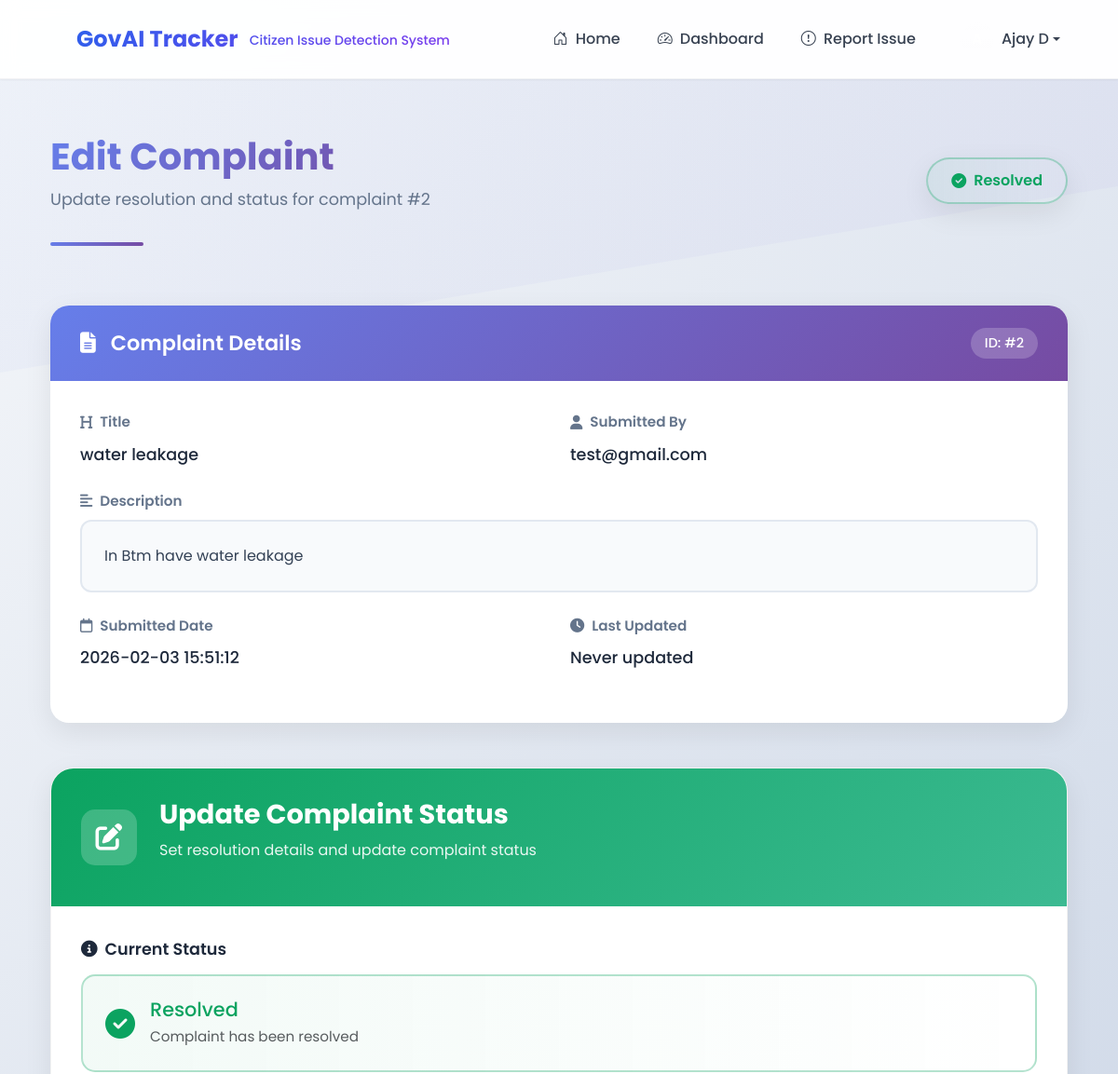
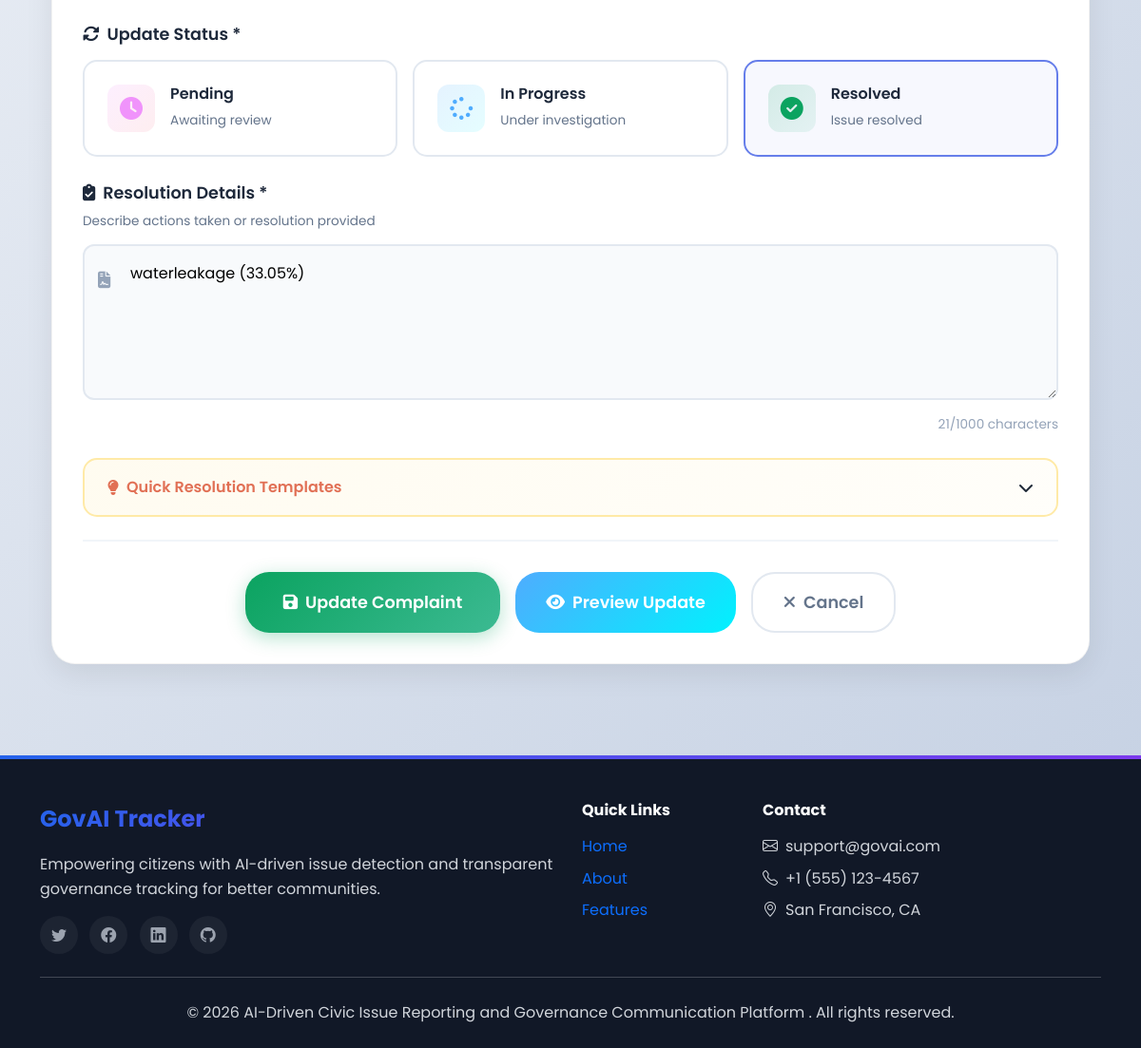
/admin/complaint/edit/2 (signed in), run on the app's committed database (2 pictures, top to bottom).
### tables this page shows
CREATE TABLE complients (
                id INTEGER PRIMARY KEY AUTOINCREMENT,
                title TEXT NOT NULL,
                description TEXT,
                image_path TEXT,
                result TEXT,
                user_email TEXT,
                status TEXT DEFAULT 'pending',
                created_at TIMESTAMP DEFAULT CURRENT_TIMESTAMP
            );

### app.py (the view, shortened to what this page needs)
@app.route('/admin/complaint/edit/<int:complaint_id>', methods=['GET', 'POST'])
def admin_complaint_edit(complaint_id):
    if 'email' not in session or session.get('role') != 'admin':
        flash('Access denied.', 'danger')
        return redirect(url_for('login'))
    conn = get_db_connection()
    complaint = conn.execute("SELECT * FROM complients WHERE id = ?", (complaint_id,)).fetchone()
    if not complaint:
        conn.close()
        flash('Complaint not found.', 'danger')
        return redirect(url_for('admin_complaints'))
    conn.close()
    return render_template('admin_complaint_edit.html', complaint=complaint, title="Edit Complaint")

### app.py (called while the page is built)
def get_db_connection():
    conn = sqlite3.connect(app.config['DATABASE'])
    conn.row_factory = sqlite3.Row
    return conn

@app.context_processor
def inject_current_year():
    return {'current_year': datetime.now().year}

### templates/admin_complaint_edit.html (shortened to what this page needs)
{% extends "base.html" %}
{% block content %}
<link rel="stylesheet" href="https://cdnjs.cloudflare.com/ajax/libs/font-awesome/6.4.0/css/all.min.css">
<div class="container py-5">
  <div class="dashboard-header mb-5">
    <div class="d-flex justify-content-between align-items-center">
      <div>
        <h1 class="dashboard-title fw-bold">Edit Complaint</h1>
        <p class="dashboard-subtitle">Update resolution and status for complaint #{{ complaint.id }}</p>
      </div>
      <div>
        <span class="complaint-status-indicator status-{{ complaint.status }}">
          <i class="fas
            {% if complaint.status == 'pending' %}fa-clock
            {% elif complaint.status == 'in_progress' %}fa-spinner
            {% else %}fa-check-circle{% endif %}
            me-2"></i>
          {{ complaint.status|replace('_', ' ')|title }}
        </span>
      </div>
    </div>
    <div class="header-border"></div>
  </div>
  <div class="row mb-5">
    <div class="col-lg-12">
      <div class="complaint-summary-card">
        <div class="summary-header">
          <div class="d-flex align-items-center justify-content-between">
            <h3><i class="fas fa-file-alt me-3"></i>Complaint Details</h3>
            <span class="complaint-id">ID: #{{ complaint.id }}</span>
          </div>
        </div>
        <div class="summary-body">
          <div class="row">
            <div class="col-md-6">
              <div class="summary-item">
                <label><i class="fas fa-heading me-2"></i>Title</label>
                <p class="summary-value">{{ complaint.title }}</p>
              </div>
            </div>
            <div class="col-md-6">
              <div class="summary-item">
                <label><i class="fas fa-user me-2"></i>Submitted By</label>
                <p class="summary-value">{{ complaint.user_email }}</p>
              </div>
            </div>
          </div>
          <div class="summary-item">
            <label><i class="fas fa-align-left me-2"></i>Description</label>
            <div class="description-box">
              {{ complaint.description }}
            </div>
          </div>
          <div class="row">
            <div class="col-md-6">
              <div class="summary-item">
                <label><i class="far fa-calendar me-2"></i>Submitted Date</label>
                <p class="summary-value">
                  {% if complaint.created_at is string %}
                    {{ complaint.created_at }}
                  {% else %}
                    {{ complaint.created_at.strftime('%B %d, %Y at %I:%M %p') }}
                  {% endif %}
                </p>
              </div>
            </div>
            <div class="col-md-6">
              <div class="summary-item">
                <label><i class="fas fa-clock me-2"></i>Last Updated</label>
                <p class="summary-value">
                  {% if complaint.updated_at %}
                    {% if complaint.updated_at is string %}
                      {{ complaint.updated_at }}
                    {% else %}
                      {{ complaint.updated_at.strftime('%B %d, %Y at %I:%M %p') }}
                    {% endif %}
                  {% else %}
                    Never updated
                  {% endif %}
                </p>
              </div>
            </div>
          </div>
        </div>
      </div>
    </div>
    </div>
  <div class="row">
    <div class="col-lg-12">
      <div class="premium-form-card">
        <div class="form-card-header">
          <div class="d-flex align-items-center">
            <div class="form-icon">
              <i class="fas fa-edit"></i>
            </div>
            <div>
              <h3 class="form-title">Update Complaint Status</h3>
              <p class="form-subtitle">Set resolution details and update complaint status</p>
            </div>
          </div>
        </div>
        <div class="form-card-body">
          <form method="POST" id="editComplaintForm">
            <div class="mb-4">
              <label class="form-label-premium">
                <i class="fas fa-info-circle me-2"></i>Current Status
              </label>
              <div class="current-status-display status-{{ complaint.status }}">
                <div class="status-content">
                  <i class="fas
                    {% if complaint.status == 'pending' %}fa-clock
                    {% elif complaint.status == 'in_progress' %}fa-spinner
                    {% else %}fa-check-circle{% endif %}
                    me-3"></i>
                  <div>
                    <h5 class="mb-1">{{ complaint.status|replace('_', ' ')|title }}</h5>
                    <p class="mb-0 text-muted">
                      {% if complaint.status == 'pending' %}
                        Complaint is awaiting review
                      {% elif complaint.status == 'in_progress' %}
                        Complaint is currently being processed
                      {% else %}
                        Complaint has been resolved
                      {% endif %}
                    </p>
                  </div>
                </div>
              </div>
            </div>
            <div class="form-group-premium mb-4">
              <label class="form-label-premium">
                <i class="fas fa-sync-alt me-2"></i>Update Status *
              </label>
              <div class="status-selector">
                <div class="status-options">
                  <label class="status-option {% if complaint.status == 'pending' %}active{% endif %}"
                         onclick="selectStatus('pending')">
                    <div class="option-content">
                      <div class="option-icon">
                        <i class="fas fa-clock"></i>
                      </div>
                      <div>
                        <h6>Pending</h6>
                        <small>Awaiting review</small>
                      </div>
                    </div>
                  </label>
                  <label class="status-option {% if complaint.status == 'in_progress' %}active{% endif %}"
                         onclick="selectStatus('in_progress')">
                    <div class="option-content">
                      <div class="option-icon">
                        <i class="fas fa-spinner"></i>
                      </div>
                      <div>
                        <h6>In Progress</h6>
                        <small>Under investigation</small>
                      </div>
                    </div>
                  </label>
                  <label class="status-option {% if complaint.status == 'resolved' %}active{% endif %}"
                         onclick="selectStatus('resolved')">
                    <div class="option-content">
                      <div class="option-icon">
                        <i class="fas fa-check-circle"></i>
                      </div>
                      <div>
                        <h6>Resolved</h6>
                        <small>Issue resolved</small>
                      </div>
                    </div>
                  </label>
                </div>
              </div>
            </div>
            <div class="form-group-premium mb-4">
              <label class="form-label-premium">
                <i class="fas fa-clipboard-check me-2"></i>Resolution Details *
                <span class="form-hint">Describe actions taken or resolution provided</span>
              </label>
              <div class="input-group-premium">
                <textarea name="result"
                          id="resultInput"
                          class="form-control-premium"
                          rows="5"
                          placeholder="Enter detailed resolution information..."
                          required>{{ complaint.result or '' }}</textarea>
                <div class="input-icon textarea-icon">
                  <i class="fas fa-file-contract"></i>
                </div>
              </div>
              <div class="char-counter">
                <span id="resultCharCount">{{ (complaint.result or '')|length }}</span>/1000 characters
              </div>
            </div>
            <div class="templates-card mb-4">
              <div class="templates-header" onclick="toggleTemplates()">
                <h6><i class="fas fa-lightbulb me-2"></i>Quick Resolution Templates</h6>
                <i class="fas fa-chevron-down" id="templateIcon"></i>
              </div>
            </div>
            <div class="form-actions">
              <button type="submit" class="btn-submit-premium">
                <i class="fas fa-save me-2"></i>Update Complaint
              </button>
              <button type="button" class="btn-preview-premium" onclick="previewUpdate()">
                <i class="fas fa-eye me-2"></i>Preview Update
              </button>
              <a href="{{ url_for('admin_complaints') }}" class="btn-cancel-premium">
                <i class="fas fa-times me-2"></i>Cancel
              </a>
            </div>
          </form>
        </div>
      </div>
    </div>
  </div>
</div>
{% endblock %}

### templates/base.html (style rules this page uses)
:root { --primary: #2563eb; --primary-dark: #1d4ed8; --primary-light: #3b82f6; --secondary: #7c3aed; --accent: #ec4899; --success: #10b981; --warning: #f59e0b; --danger: #ef4444; --dark: #1f2937; --gray-900: #111827; --gray-800: #1f2937; --gray-700: #374151; --gray-600: #4b5563; --gray-500: #6b7280; --gray-400: #9ca3af; --gray-300: #d1d5db; --gray-200: #e5e7eb; --gray-100: #f3f4f6; --gray-50: #f9fafb; --white: #ffffff; --shadow-sm: 0 1px 2px 0 rgba(0, 0, 0, 0.05); --shadow-md: 0 4px 6px -1px rgba(0, 0, 0, 0.1); --shadow-lg: 0 10px 15px -3px rgba(0, 0, 0, 0.1); --shadow-xl: 0 20px 25px -5px rgba(0, 0, 0, 0.1); --transition-fast: all 0.2s cubic-bezier(0.4, 0, 0.2, 1); --transition-base: all 0.3s cubic-bezier(0.4, 0, 0.2, 1); --transition-slow: all 0.5s cubic-bezier(0.4, 0, 0.2, 1); }
body { font-family: 'Inter', -apple-system, BlinkMacSystemFont, sans-serif; background: linear-gradient(135deg, #f8fafc 0%, #f1f5f9 100%); color: var(--gray-800); line-height: 1.6; overflow-x: hidden; min-height: 100vh; position: relative; }
body::before { content: ''; position: fixed; top: 0; left: 0; right: 0; height: 400px; background: linear-gradient(135deg, var(--primary) 0%, var(--secondary) 100%); clip-path: polygon(0 0, 100% 0, 100% 50%, 0 100%); z-index: -1; opacity: 0.03; }

### data on the page
complients: id "2", status "Resolved", title "water leakage", user_email "test@gmail.com", description "In Btm have water leakage", created_at "2026-02-03 15:51:12", result "waterleakage (33.05%)"

### other printed values
{{ session.get('name', 'User')|truncate(20) }} "Ajay D"
{{ (complaint.result or '')|length }} "21"
